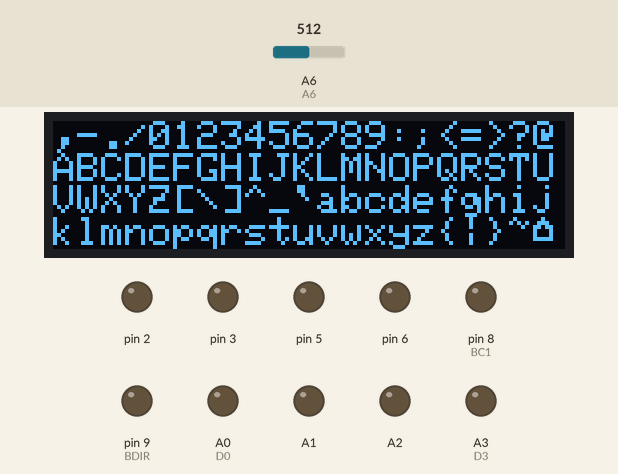
This sketch was run on a simulated Arduino Nano, built with avr-gcc and run on an emulated ATmega328P. On the bench: 128×32 one-colour display, output pins drawn as LEDs (lit = HIGH). The test bench sets the inputs (shaded band); at power-on: A6 = 512. Storage starts empty; random numbers use the default seed unless the sketch sets one; pins used as bus, display or sensor lines are not drawn.

Above: at 0.9 s.
1.0 s: A6 set to 992
2.5 s: A6 set to 1012
At 3.1 s:
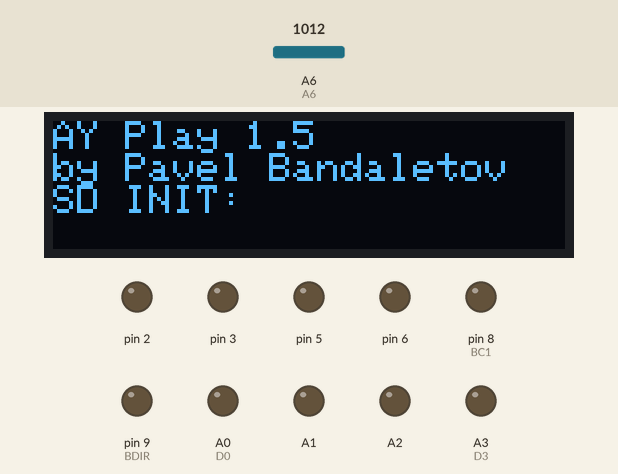
At 4.1 s:
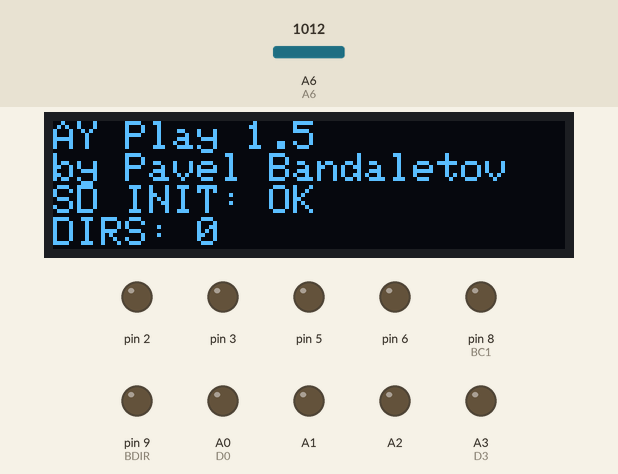
4.7 s: A6 set to 758
At 6.9 s:
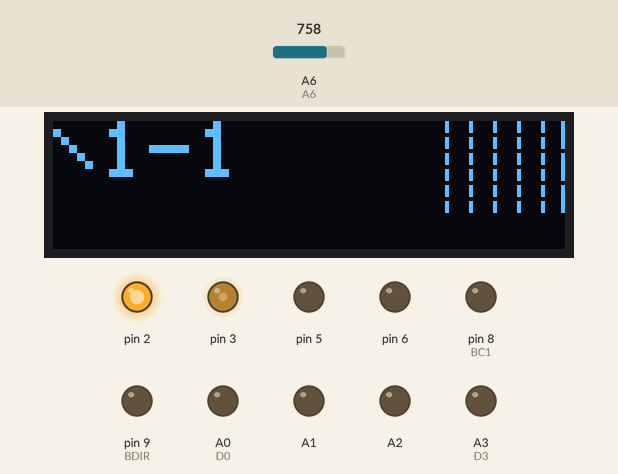
7.7 s: A6 set to 738
At 7.87 s:
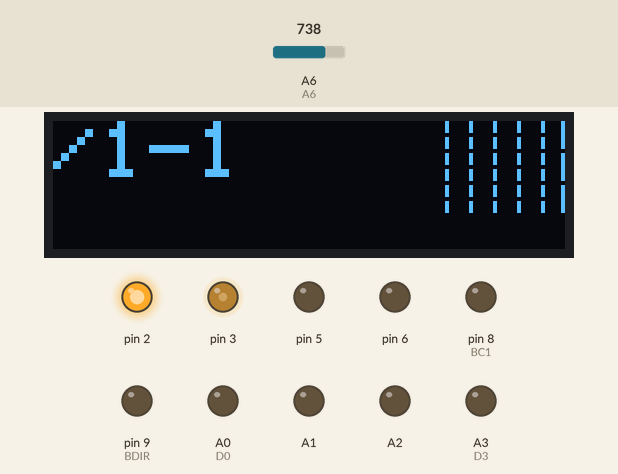
9.5 s: A6 set to 258
12.5 s: A6 set to 241
Timing chart, 0 to 15.5 s (numbered marks = the images above; inputs shaded):
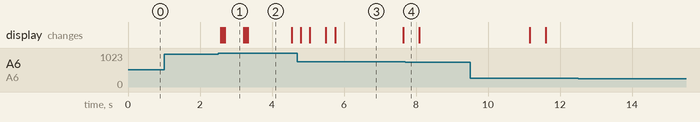

The sketch:

AY3-8912_14_NANO.ino
```cpp
#include <SD.h>
#include <SPI.h>
#include <Wire.h>
#include "SSD1306Ascii.h"
#include "SSD1306AsciiWire.h"
#define SS 10
#define I2C_ADDRESS 0x3C

/* BUTTONS VALUES */
#define OK 300 //from this
#define OK2 490 //to this

#define NEXT 100 //from this
#define NEXT2 250 //to this

#define PREV 500 //from this
#define PREV2 750 //to this
#define NOBUT 1000 //less then is button pressed default is 1000 or 10

bool keycodes=false; //show button codes
String psgname="LOADING.";
SSD1306AsciiWire oled;
File root;
byte volA=0;
byte volB=0;
byte volC=0;
short int fileCnt = 0;
short int dirCnt = 0;
short int sel = 0;
short int curdir = 0;
bool randomize=true;
bool ft=true;
void resetAY(){
  pinMode(A0, OUTPUT); // D0
  pinMode(A1, OUTPUT);
  pinMode(A2, OUTPUT);
  pinMode(A3, OUTPUT); // D3
  pinMode(A6, INPUT); // A6

  pinMode(4, OUTPUT); // D4
  pinMode(5, OUTPUT);
  pinMode(6, OUTPUT);
  pinMode(7, OUTPUT); // D7

  pinMode(8, OUTPUT);  // BC1
  pinMode(9, OUTPUT);  // BDIR

  digitalWrite(8,LOW);
  digitalWrite(9,LOW);
  pinMode(SS, OUTPUT);
  digitalWrite(SS, HIGH);
  pinMode(2, OUTPUT);
  digitalWrite(2, LOW);
  delay(100);
  digitalWrite(2, HIGH);
  delay(100);

  for (byte i=0;i<16;i++) { ay_out(i,0); }
}


void setupAYclock(){
  pinMode(3, OUTPUT);
  TCCR2A = 0x23;
  TCCR2B = 0x09;
  OCR2A = 8;
  OCR2B = 3;
}
void setup() {
  //Serial.begin(9600);
  Wire.begin();
  Wire.setClock(400000L);
  oled.begin(&Adafruit128x32, I2C_ADDRESS);
  oled.setFont(Adafruit5x7);
  oled.clear();
  oled.set1X();
  oled.setCursor(0, 0);
  byte j=0;
  for(byte i=0x2c; i<=0x7f; i++) {
  j++;
oled.print(char(i)); if (j>=21) {j=0; oled.print("\n");}

  }
  while(analogRead(A6)<NOBUT) {}
  delay(50);
  oled.clear();
  oled.set1X();
  oled.println("AY Play 1.5");
  delay(50);
  oled.println("by Pavel Bandaletov");
  delay(50);
  if(analogRead(A6)<NOBUT) {keycodes=true;}
oled.print("SD INIT: ");
int cnt=0;
while (!initFile()) {
cnt++;
if(cnt==3000) { oled.print("ERROR"); cnt=0;}
}
oled.println("OK"); delay(50);
oled.print("DIRS: ");delay(50);
randomSeed(analogRead(4)+analogRead(5));
File dir=SD.open("/");
  dir.rewindDirectory();
  while (true) {

    File entr =  dir.openNextFile();
    if (!entr)  {
      break;
      }
    if (entr.isDirectory()) {
      dirCnt++;
    }
    entr.close();
  }
  dir.close();
  oled.println(dirCnt);
  delay (1000);
  setupAYclock();
  resetAY();
  setupTimer();
  oled.clear();
}

void setupTimer(){
  cli();

  TCCR1A = 0;
  TCCR1B = 0;
  TCNT1  = 0;
  OCR1A = 1250;

  TCCR1B |= (1 << WGM12);
  TCCR1B |= (1 << CS12);
  TIMSK1 |= (1 << OCIE1A);

  sei();
}

void ay_out(unsigned char port, unsigned char data){
if(port==8) {if(data<16) { volA=(volA+data)/2; } else {volA=16;}}
  if(port==9) {if(data<16) { volB=(volB+data)/2; } else {volB=16;} }
  if(port==10) {if(data<16) { volC=(volC+data)/2; } else {volC=16; }}

  PORTB = PORTB & B11111100;

  PORTC = port & B00001111;
  PORTD = PORTD & B00001111;

  PORTB = PORTB | B00000011;
  delayMicroseconds(1);
  PORTB = PORTB & B11111100;

  PORTC = data & B00001111;
  PORTD = (PORTD & B00001111) | (data & B11110000);

  PORTB = PORTB | B00000010;
  delayMicroseconds(1);
  PORTB = PORTB & B11111100;
}

unsigned int playPos = 0;
unsigned int fillPos = 0;
const byte bufSize = 255;
byte proc=0;
byte playBuf[bufSize]; // 31 bytes per frame max, 50*31 = 1550 per sec, 155 per 0.1 sec

File fp;
boolean playFinished = false;
boolean showname = false;
byte cy=0;
unsigned long fsize=100;
unsigned long total=100;
void loop() {
  fillBuffer();
  oled.set2X();
  oled.setCursor(0, 0);

  if(cy==15) {oled.print("\\");  if(showname==false) {proc=(100-ceil(100*fsize/total)); if(proc>100) {proc=100;} oled.set1X();
  //oled.setCursor(0, 3); for(byte i=0;i<16;i++) {oled.print("_");}
  for(float i=0;i<=(0.82*proc);i++) {oled.setCursor(i, 3); oled.print(char(0x7F));}
  oled.print(" ");oled.print(proc);oled.print("%");
  }
  }
  if(cy==10 ) {oled.print("-");  }
  if(cy==5 ) {oled.print("/"); }

  if(cy==1 ) { oled.print("|"); if(randomize==true) {  oled.set1X();oled.setCursor(122, 3); oled.print("R");} else { oled.setCursor(122, 3); oled.print(" ");} }

  oled.set1X();
  if(cy>0) {

  oled.setCursor(96, 0);
  for(byte t=0; t<=1.6*(17-volA); t+=4) {oled.print("|"); }
  for(byte t=1.6*(volA); t>0; t--) { oled.setCursor(126-t, 0); oled.print(char(0x7F)); }
  oled.setCursor(126, 0); oled.print("[");


  oled.setCursor(96, 1);
  for(byte t=0; t<=1.6*(17-volB); t+=4) {oled.print("|"); }
  for(byte t=1.6*(volB); t>0; t--) { oled.setCursor(126-t, 1); oled.print(char(0x7F)); }
  oled.setCursor(126, 1); oled.print("[");


  oled.setCursor(96, 2);
  for(byte t=0; t<=1.6*(17-volC); t+=4) {oled.print("|"); }
  for(byte t=1.6*(volC); t>0; t--) { oled.setCursor(126-t, 2); oled.print(char(0x7F)); }
  oled.setCursor(126, 2); oled.print("[");

  }
  cy++;
  if(cy>20) {cy=1;}
  short int bc=analogRead(A6);
  if(keycodes==true) { oled.setCursor(72, 0); oled.print(bc); oled.print("   "); }
  short int bc2=NOBUT;
  if ((bc<bc2)||(ft==true)||(playFinished==true)){
  bc=analogRead(A6);
  if(playFinished==true) {bc=(NEXT+10);}
  if((bc>=OK)&&(bc<=OK2)&&(playFinished==false)) { delay(200);} else {
  if(fp) { fp.close(); }
  if(root) { root.close(); }
  ft=false;


  playFinished = false;
  //oled.print(bc,DEC);

  fillPos = 0;
  playPos = 0;
  cli();
  fillBuffer();
  sei();
  delay(200);
  oled.set2X();
  }
  bc2=analogRead(A6);
  //oled.print(bc);
  oled.print(" ");
  if((bc>=OK)&&(bc<=OK2)) {
  if(randomize==false) { randomize=true; oled.set1X();oled.setCursor(122, 3); oled.print("R");  } else {randomize=false; oled.set1X();oled.setCursor(122, 3); oled.print(" ");  }      }
  if((bc>=NEXT)&&(bc<=NEXT2)) { oled.set2X();  for(byte t=0; t<72; t++) { oled.setCursor(t, 0); oled.print(">>"); } oled.setCursor(72, 0); oled.print("  ");  }
  if((bc>=PREV)&&(bc<=PREV2)) {oled.set2X();  for(byte t=0; t<72; t++) { oled.setCursor(72-t, 0); oled.print("<<"); } oled.setCursor(0, 0); oled.print("  "); }
  if((bc>=NEXT)&&(bc<=NEXT2)) {
  //NEXT BUTTON
  if((bc2>=NEXT)&&(bc2<=NEXT2)) {
  //Serial.println(bc2,DEC);
  oled.set2X();
  oled.setCursor(0, 0);
  oled.println("DIR");
  byte t=0;
  while(analogRead(A6)<NOBUT) {oled.setCursor(36+t, 0); oled.print(">>"); t++; if(t>36) {t=0;oled.setCursor(72, 0); oled.print("  ");} }
  //NEXT DIR
  curdir++;  sel=0;
  if(curdir>=dirCnt) { curdir=0; sel=0; }
  //delay(1000);
  } else {
  sel++;
  }
  if(sel>(fileCnt-1)) {
  curdir++;
  if(curdir>=dirCnt) {
  curdir=0;
  }
  sel=0;
  }
  }
if((bc>=PREV)&&(bc<=PREV2)) {
    //PREVIOUS BUTTON
    //499
  if((bc2>=PREV)&&(bc2<=PREV2)) {
    //PREV DIR
    //Serial.println(bc2,DEC);
  oled.set2X();
  oled.setCursor(0, 0);
  oled.println("DIR");
  byte t=0;
  while(analogRead(A6)<NOBUT) {  oled.setCursor(72-t, 0); oled.print("<<"); t++; if(t>36) {t=0;oled.setCursor(36, 0);oled.print("  ");} }
    curdir--;  sel=0;
    //Serial.println(String(curdir));
  if(curdir<0) {
  curdir = (dirCnt-1);
  sel=0;
    }
  oled.set2X();
  oled.setCursor(0,0);
  for(byte i=0; i<8; i++) { oled.print(" "); }
  oled.setCursor(0,0);
  oled.print("\\");
  oled.print((curdir+1), DEC);
  oled.print("-");
  oled.print((sel+1), DEC);
    } else {
      sel--;
      if((curdir==0)&&(sel<0)) {
      //randomize=true;
      sel=0;
      }
      }
}
if((bc>=OK)&&(bc<=OK2)) {} else {
  if(randomize==false ) {
  if(sel<0) { curdir--;  if(curdir<0) { curdir=(dirCnt-1); } sel=0;
  }
  oled.set2X();
  oled.setCursor(0,0);
  for(byte i=0; i<8; i++) { oled.print(" "); }
  oled.setCursor(0,0);
  oled.print("\\");
  oled.print((curdir+1), DEC);
  oled.print("-");
  oled.print((sel+1), DEC);
  }  else {
  oled.setCursor(0,0);
  //Serial.println("RND");
  for(byte i=0; i<5; i++) { oled.print(" "); }
  curdir = random(0,(dirCnt-1));
  root = SD.open("/" + String(curdir));
  fileCnt=countDirectory(root,String(curdir));
  root.close();
  sel = random(0,fileCnt-1);
  //Serial.println("RND");
  oled.set2X();
  oled.setCursor(0,0);
  for(byte i=0; i<8; i++) { oled.print(" "); }
  oled.setCursor(0,0);
  oled.print("\\");
  oled.print((curdir+1), DEC);
  oled.print("-");
  oled.print((sel+1), DEC);
  }
  //delay(500);
  oled.set1X();
  openNxFile();
  oled.set1X();
  oled.setCursor(0,3);
  for(byte i=0; i<24; i++) { oled.print(" "); }
  oled.setCursor(0,2);
  for(byte i=0; i<16; i++) { oled.print(" "); }
  oled.setCursor(0,2);
  oled.print(psgname);

  playFinished = false;
  fillBuffer();
  }
  }
}

void fillBuffer(){
  short int fillSz = 0;
  short int freeSz = bufSize;
  if (fillPos>playPos) {
    fillSz = fillPos-playPos;
    freeSz = bufSize - fillSz;
  }
  if (playPos>fillPos) {
    freeSz = playPos - fillPos;
    fillSz = bufSize - freeSz;
  }

  freeSz--; // do not reach playPos
  while (freeSz>0){
    byte b = 0xFD;
    if (fp.available()){
      b = fp.read();
    }
    playBuf[fillPos] = b;
    fillPos++;
    if (fillPos==bufSize) fillPos=0;
    freeSz--;
  }
}

void prepareFile(char *fname){
 /* //Serial.println();
  //Serial.print("P [");
  //Serial.print(fname);
  //Serial.println("]");
  */
  fp = SD.open(fname);
  delay(100);
  if (!fp){
    /*//Serial.println("ERROR");*/
  oled.clear();
  oled.set2X();
  oled.println("ERROR");
  oled.set1X();
  oled.println(fname);
  playFinished = true;
  digitalWrite(SS,LOW);
  delay(2000);
  digitalWrite(SS,HIGH);
  if(fp) { fp.close(); }
  if(root) { root.close(); }
  return;
  } else {

    total=fsize=fp.size();
  }

  while (fp.available()) {

    byte b = fp.read();
    if (b==0xFF) {  break; }
  }

  fillPos = 0;
  playPos = 0;
  cli();
  fillBuffer();
  resetAY();
  sei();
}


String openNxFile(){
/*//Serial.print("D=");
  //Serial.print(curdir, DEC);
  //Serial.println();
  //Serial.print("F=");
  //Serial.print(sel, DEC);
  //Serial.println();
 */
short int res=0;
String entryname;
  File dir=SD.open("/" + String(curdir));
  ////Serial.println("/" + String(curdir));
  dir.rewindDirectory();
  while (true) {

    File entr =  dir.openNextFile();
    if (!entr)  {
      ////Serial.println("END");
      break;
      }
    ////Serial.print(String(res) + "\t\t" + "/" + String(curdir) +"/");
    ////Serial.print(entr.name());
    if (!entr.isDirectory()) {
      ////Serial.print("\t\t");
      ////Serial.println(entr.size(), DEC);
      ////Serial.println();
      if(res==sel) {entr.close(); entryname=String(curdir)+"/"+entr.name(); break;  }
      res++;
    }
    entr.close();
  }
  dir.close();
delay(100);
    ////Serial.print(entryname);
     prepareFile(string2char("/" + entryname));
     //entryname.replace("/", "/");
     //entryname.replace(".PSG", "");
     psgname=entryname.substring(0,14);
     return entryname;
}


bool initFile(){
  //Serial.print("INIT SD");
    delay(500);
  if (!SD.begin(SS)) {
    delay(500);
    if (!SD.begin(SS)) {
    delay(500);
    return false;
    }
  }
  //Serial.println("OK");
fileCnt=0;
  root = SD.open("/" + String(0));
  fileCnt=countDirectory(root,String(0));
  root.close();
  //oled.set2X();
  //oled.print(openNxFile());

  //Serial.print("BUF=");
  //Serial.print(bufSize, DEC);
  //Serial.println();

  //Serial.print("POZ=");
  //Serial.print(fillPos, DEC);
  //Serial.println();

  //Serial.print("PLAY=");
  //Serial.print(playPos, DEC);
  //Serial.println();

  //for (byte i=0; i<bufSize;i++){
    //Serial.print(playBuf[i],HEX);
    //Serial.print("-");
    //if (i%16==15) {
      //Serial.println();
      //}
  //}
  return true;
}

char* string2char(String command){
    if(command.length()!=0){
        char *p = const_cast<char*>(command.c_str());
        return p;
    }
}

int countDirectory(File dir, String dirname) {
  short int res = 0;
  while (true) {

    File entry =  dir.openNextFile();
    if (!entry)  break;
    //Serial.print(dirname+"/");
    //Serial.print(entry.name());
    if (!entry.isDirectory()) {
      //Serial.print("\t\t");
      //Serial.println(entry.size(), DEC);
      //Serial.println();
      res++;
    }
    entry.close();
  }

  return res;
}

short int skipCnt = 0;

ISR(TIMER1_COMPA_vect){
  if (skipCnt>0){
    skipCnt--;
  } else {
    short int fillSz = 0;
    short int freeSz = bufSize;
    if (fillPos>playPos) {
      fillSz = fillPos-playPos;
      freeSz = bufSize - fillSz;
    }
    if (playPos>fillPos) {
      freeSz = playPos - fillPos;
      fillSz = bufSize - freeSz;
    }
    boolean ok = false;
    short int p = playPos;
    while (fillSz>0){
      byte b = playBuf[p];

      p++; if (p==bufSize) p=0;
      fillSz--;
      fsize--;
      if (b==0xFF){ ok = true; break; }
      if (b==0xFD){
        ok = true;
        playFinished = true;
        for (byte i=0;i<16;i++) ay_out(i,0);
        volA=0;
        volB=0;
        volC=0;
        break;
      }
      if (b==0xFE){
        if (fillSz>0){
          skipCnt = playBuf[p];
          p++; if (p==bufSize) p=0;
          fillSz--;
          fsize--;
          skipCnt = 4*skipCnt;
          ok = true;
          break;
        }
      }
      if (b<=252){
        if (fillSz>0){
          byte v = playBuf[p];
          p++; if (p==bufSize) p=0;
          fillSz--;
          fsize--;
          if (b<16) ay_out(b,v);
        }
      }
    } // while (fillSz>0)

    if (ok){
      playPos = p;
    }
  } // else skipCnt
}
```

Measured:
- the behaviour switches between 999 and 1000 on A6 (found by bisection; images 0 and 1)
- the behaviour switches between 751 and 750 on A6 (found by bisection; images 3 and 4)
- after the input at 1.0 s, every drawn part: stays the same
- after the input at 2.5 s, pin 2: LOW → HIGH after 1.9 s; pin 3: 0/255 → 96/255 after 1.8 s; the display: first changes after 0.08 s (image 1 shows a later state)
- what the display in image 1 shows lasts 0.5 s, from 2.7 s to 3.2 s
- what the display in image 2 shows lasts 1.3 s, from 3.3 s to 4.6 s
- what the display in image 3 shows lasts 1.8 s, from 5.8 s to 7.6 s
